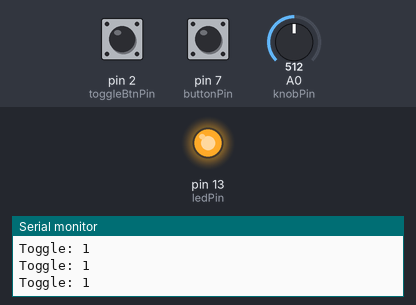
This sketch was run on a simulated Arduino Uno, built with avr-gcc and run on an emulated ATmega328P. Parts: output pins drawn as LEDs (lit = HIGH), the last lines printed to the serial monitor. Dashed ring = blinking. The test bench sets the inputs (shaded band); at power-on: pin 2 (toggleBtnPin) LOW, pin 7 (buttonPin) LOW, A0 (knobPin) = 512.

Above: at 1.2 s.
1.3 s: pin 2 (toggleBtnPin) pulled HIGH for 0.15 s
At 2.5 s:
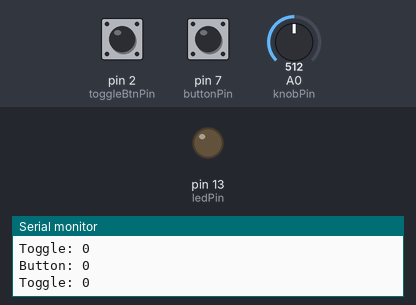
2.9 s: pin 7 (buttonPin) pulled HIGH for 0.15 s
At 3.7 s:
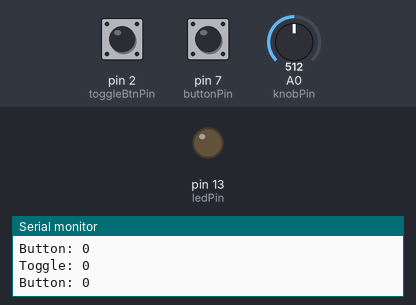
4.5 s: pin 2 (toggleBtnPin) pulled HIGH for 1 s
At 5.9 s:
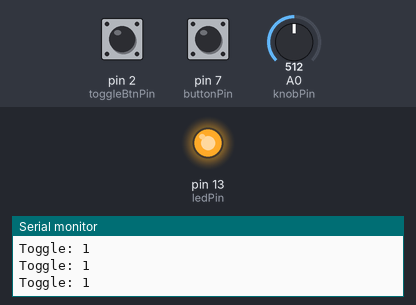
8.5 s: pin 2 (toggleBtnPin) pulled HIGH for 3.2 s
At 9.1 s:
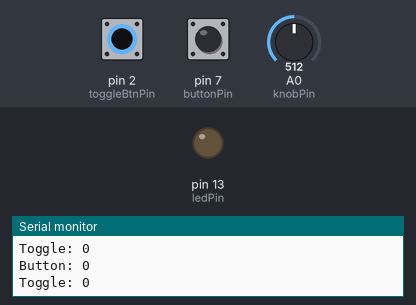
13.2 s: pin 7 (buttonPin) pulled HIGH for 0.15 s
At 14.6 s:
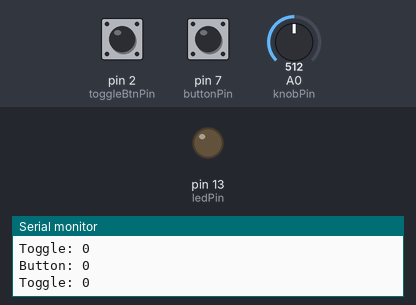
16.3 s: pin 7 (buttonPin) pulsed HIGH 2 times (0.12 s each, 0.3 s apart)
At 16.67 s:
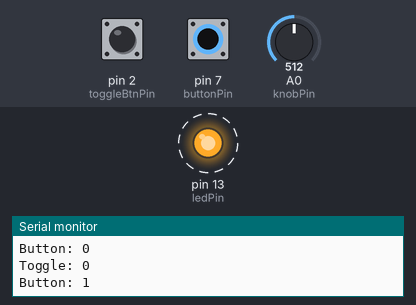
Timing chart, 0 to 19.3 s (numbered marks = the images above; inputs shaded):
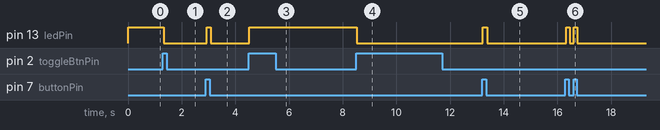

Measured:
- after the input at 1.3 s, pin 13 (ledPin): HIGH → LOW at once
- after the input at 2.9 s, pin 13 (ledPin): LOW → HIGH at once, → LOW 0.16 s later
- after the input at 4.5 s, pin 13 (ledPin): LOW → HIGH at once
- after the input at 8.5 s, pin 13 (ledPin): HIGH → LOW at once
- after the input at 13.2 s, pin 13 (ledPin): LOW → HIGH at once, → LOW 0.16 s later
- after the input at 16.3 s, pin 13 (ledPin): alternates HIGH for 0.12 s and LOW for 0.16 s, 4 changes in all, then stays LOW, starting at once

The sketch:

Lesson-7.ino
```cpp
/**************************************
  Lesson 7: Using Conditionals: Toggle

  Additional materials
  - 1 10K ohm resistor
  - 1 momentary button (https://www.adafruit.com/product/1119)

**************************************/

int ledPin = LED_BUILTIN; // same as pin 13

int knobPin = A0;     // analog pin because range of numbers
int knobValue = 0;    // variable for reading the knob

int buttonPin = 7;    // digital pin because binary (on/off)
int buttonState = 0;  // variable for reading the switch

int toggleBtnPin = 2;       // digital pin because binary (on/off)
int toggleBtnState = 0;     // variable for reading the button
int lastToggleBtnState = 0; // place to store the previous state of the toggleBtn

bool toggleState = true;    // true/false value thate toggles between states

void setup() {
  // put your setup code here, which runs once

  // set digital pin as output
  pinMode(ledPin, OUTPUT);

  // set digital pins as inputs:
  pinMode(buttonPin, INPUT);
  pinMode(toggleBtnPin, INPUT);

  // start serial communications at 9600 baud
  Serial.begin(9600);

}

void loop() {
  // main program goes here

  // ---- TURN BUTTON INTO TOGGLE ----------------------------------

  // read the toggle button
  toggleBtnState = digitalRead(toggleBtnPin);

  // if toggle button has been pressed...
  if (toggleBtnState != lastToggleBtnState) {
    // only if the new state is the press (not the release)
    if (toggleBtnState == 1) {
      // flip the toggle
      toggleState = !toggleState;
    }
    // reset lastToggleBtnState to save the current state
    lastToggleBtnState = toggleBtnState;
  }

  Serial.print("Toggle: ");
  Serial.println(toggleState);

  if (toggleState) {
    // toggled on
    digitalWrite(ledPin, HIGH);           // turn the ledPin on

  } else {
    // toggled off
    // so check if the other button is pressed
    buttonState = digitalRead(buttonPin);
    Serial.print("Button: ");
    Serial.println(buttonState);

    if (buttonState == 1) {
      // button is pressed so read the value of the knob
      knobValue = analogRead(knobPin);

      if (knobValue < 300) {
        // button is pressed and knobValue is less than 300
        knobValue = analogRead(knobPin);

        digitalWrite(ledPin, HIGH);       // turn the ledPin on
        Serial.print("LedOn, Knob=");
        Serial.println(knobValue);
        delay(knobValue);                 // stop the program for <knobValue> ms

        knobValue = analogRead(knobPin);

        digitalWrite(ledPin, LOW);        // turn the ledPin off
        Serial.print("LedOff, Knob=");
        Serial.println(knobValue);
        delay(knobValue);                 // stop the program for <knobValue> ms

      } else {
        // button is pressed and knobValue is 300 or greater
        digitalWrite(ledPin, HIGH);       // turn the ledPin on
        Serial.print("LedOn, Knob=");
        Serial.println(knobValue);

      } // end of knobValue if/else

    } else {
      // button is not pressed off
      digitalWrite(ledPin, LOW);          // turn the ledPin off

    } // end of buttonState if/else

  } // end of toggleBtnState logic

}
```
